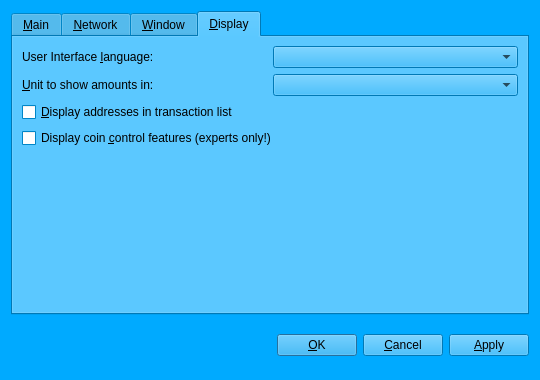
<?xml version="1.0" encoding="UTF-8"?>
<ui version="4.0">
 <class>OptionsDialog</class>
 <widget class="QDialog" name="OptionsDialog">
  <property name="geometry">
   <rect>
    <x>0</x>
    <y>0</y>
    <width>540</width>
    <height>380</height>
   </rect>
  </property>
  <property name="palette">
   <palette>
    <active>
     <colorrole role="WindowText">
      <brush brushstyle="SolidPattern">
       <color alpha="255">
        <red>0</red>
        <green>0</green>
        <blue>0</blue>
       </color>
      </brush>
     </colorrole>
     <colorrole role="Button">
      <brush brushstyle="SolidPattern">
       <color alpha="255">
        <red>0</red>
        <green>170</green>
        <blue>255</blue>
       </color>
      </brush>
     </colorrole>
     <colorrole role="Light">
      <brush brushstyle="SolidPattern">
       <color alpha="255">
        <red>127</red>
        <green>213</green>
        <blue>255</blue>
       </color>
      </brush>
     </colorrole>
     <colorrole role="Midlight">
      <brush brushstyle="SolidPattern">
       <color alpha="255">
        <red>63</red>
        <green>191</green>
        <blue>255</blue>
       </color>
      </brush>
     </colorrole>
     <colorrole role="Dark">
      <brush brushstyle="SolidPattern">
       <color alpha="255">
        <red>0</red>
        <green>85</green>
        <blue>127</blue>
       </color>
      </brush>
     </colorrole>
     <colorrole role="Mid">
      <brush brushstyle="SolidPattern">
       <color alpha="255">
        <red>0</red>
        <green>113</green>
        <blue>170</blue>
       </color>
      </brush>
     </colorrole>
     <colorrole role="Text">
      <brush brushstyle="SolidPattern">
       <color alpha="255">
        <red>0</red>
        <green>0</green>
        <blue>0</blue>
       </color>
      </brush>
     </colorrole>
     <colorrole role="BrightText">
      <brush brushstyle="SolidPattern">
       <color alpha="255">
        <red>255</red>
        <green>255</green>
        <blue>255</blue>
       </color>
      </brush>
     </colorrole>
     <colorrole role="ButtonText">
      <brush brushstyle="SolidPattern">
       <color alpha="255">
        <red>0</red>
        <green>0</green>
        <blue>0</blue>
       </color>
      </brush>
     </colorrole>
     <colorrole role="Base">
      <brush brushstyle="SolidPattern">
       <color alpha="255">
        <red>255</red>
        <green>255</green>
        <blue>255</blue>
       </color>
      </brush>
     </colorrole>
     <colorrole role="Window">
      <brush brushstyle="SolidPattern">
       <color alpha="255">
        <red>0</red>
        <green>170</green>
        <blue>255</blue>
       </color>
      </brush>
     </colorrole>
     <colorrole role="Shadow">
      <brush brushstyle="SolidPattern">
       <color alpha="255">
        <red>0</red>
        <green>0</green>
        <blue>0</blue>
       </color>
      </brush>
     </colorrole>
     <colorrole role="AlternateBase">
      <brush brushstyle="SolidPattern">
       <color alpha="255">
        <red>127</red>
        <green>212</green>
        <blue>255</blue>
       </color>
      </brush>
     </colorrole>
     <colorrole role="ToolTipBase">
      <brush brushstyle="SolidPattern">
       <color alpha="255">
        <red>255</red>
        <green>255</green>
        <blue>220</blue>
       </color>
      </brush>
     </colorrole>
     <colorrole role="ToolTipText">
      <brush brushstyle="SolidPattern">
       <color alpha="255">
        <red>0</red>
        <green>0</green>
        <blue>0</blue>
       </color>
      </brush>
     </colorrole>
    </active>
    <inactive>
     <colorrole role="WindowText">
      <brush brushstyle="SolidPattern">
       <color alpha="255">
        <red>0</red>
        <green>0</green>
        <blue>0</blue>
       </color>
      </brush>
     </colorrole>
     <colorrole role="Button">
      <brush brushstyle="SolidPattern">
       <color alpha="255">
        <red>0</red>
        <green>170</green>
        <blue>255</blue>
       </color>
      </brush>
     </colorrole>
     <colorrole role="Light">
      <brush brushstyle="SolidPattern">
       <color alpha="255">
        <red>127</red>
        <green>213</green>
        <blue>255</blue>
       </color>
      </brush>
     </colorrole>
     <colorrole role="Midlight">
      <brush brushstyle="SolidPattern">
       <color alpha="255">
        <red>63</red>
        <green>191</green>
        <blue>255</blue>
       </color>
      </brush>
     </colorrole>
     <colorrole role="Dark">
      <brush brushstyle="SolidPattern">
       <color alpha="255">
        <red>0</red>
        <green>85</green>
        <blue>127</blue>
       </color>
      </brush>
     </colorrole>
     <colorrole role="Mid">
      <brush brushstyle="SolidPattern">
       <color alpha="255">
        <red>0</red>
        <green>113</green>
        <blue>170</blue>
       </color>
      </brush>
     </colorrole>
     <colorrole role="Text">
      <brush brushstyle="SolidPattern">
       <color alpha="255">
        <red>0</red>
        <green>0</green>
        <blue>0</blue>
       </color>
      </brush>
     </colorrole>
     <colorrole role="BrightText">
      <brush brushstyle="SolidPattern">
       <color alpha="255">
        <red>255</red>
        <green>255</green>
        <blue>255</blue>
       </color>
      </brush>
     </colorrole>
     <colorrole role="ButtonText">
      <brush brushstyle="SolidPattern">
       <color alpha="255">
        <red>0</red>
        <green>0</green>
        <blue>0</blue>
       </color>
      </brush>
     </colorrole>
     <colorrole role="Base">
      <brush brushstyle="SolidPattern">
       <color alpha="255">
        <red>255</red>
        <green>255</green>
        <blue>255</blue>
       </color>
      </brush>
     </colorrole>
     <colorrole role="Window">
      <brush brushstyle="SolidPattern">
       <color alpha="255">
        <red>0</red>
        <green>170</green>
        <blue>255</blue>
       </color>
      </brush>
     </colorrole>
     <colorrole role="Shadow">
      <brush brushstyle="SolidPattern">
       <color alpha="255">
        <red>0</red>
        <green>0</green>
        <blue>0</blue>
       </color>
      </brush>
     </colorrole>
     <colorrole role="AlternateBase">
      <brush brushstyle="SolidPattern">
       <color alpha="255">
        <red>127</red>
        <green>212</green>
        <blue>255</blue>
       </color>
      </brush>
     </colorrole>
     <colorrole role="ToolTipBase">
      <brush brushstyle="SolidPattern">
       <color alpha="255">
        <red>255</red>
        <green>255</green>
        <blue>220</blue>
       </color>
      </brush>
     </colorrole>
     <colorrole role="ToolTipText">
      <brush brushstyle="SolidPattern">
       <color alpha="255">
        <red>0</red>
        <green>0</green>
        <blue>0</blue>
       </color>
      </brush>
     </colorrole>
    </inactive>
    <disabled>
     <colorrole role="WindowText">
      <brush brushstyle="SolidPattern">
       <color alpha="255">
        <red>0</red>
        <green>85</green>
        <blue>127</blue>
       </color>
      </brush>
     </colorrole>
     <colorrole role="Button">
      <brush brushstyle="SolidPattern">
       <color alpha="255">
        <red>0</red>
        <green>170</green>
        <blue>255</blue>
       </color>
      </brush>
     </colorrole>
     <colorrole role="Light">
      <brush brushstyle="SolidPattern">
       <color alpha="255">
        <red>127</red>
        <green>213</green>
        <blue>255</blue>
       </color>
      </brush>
     </colorrole>
     <colorrole role="Midlight">
      <brush brushstyle="SolidPattern">
       <color alpha="255">
        <red>63</red>
        <green>191</green>
        <blue>255</blue>
       </color>
      </brush>
     </colorrole>
     <colorrole role="Dark">
      <brush brushstyle="SolidPattern">
       <color alpha="255">
        <red>0</red>
        <green>85</green>
        <blue>127</blue>
       </color>
      </brush>
     </colorrole>
     <colorrole role="Mid">
      <brush brushstyle="SolidPattern">
       <color alpha="255">
        <red>0</red>
        <green>113</green>
        <blue>170</blue>
       </color>
      </brush>
     </colorrole>
     <colorrole role="Text">
      <brush brushstyle="SolidPattern">
       <color alpha="255">
        <red>0</red>
        <green>85</green>
        <blue>127</blue>
       </color>
      </brush>
     </colorrole>
     <colorrole role="BrightText">
      <brush brushstyle="SolidPattern">
       <color alpha="255">
        <red>255</red>
        <green>255</green>
        <blue>255</blue>
       </color>
      </brush>
     </colorrole>
     <colorrole role="ButtonText">
      <brush brushstyle="SolidPattern">
       <color alpha="255">
        <red>0</red>
        <green>85</green>
        <blue>127</blue>
       </color>
      </brush>
     </colorrole>
     <colorrole role="Base">
      <brush brushstyle="SolidPattern">
       <color alpha="255">
        <red>0</red>
        <green>170</green>
        <blue>255</blue>
       </color>
      </brush>
     </colorrole>
     <colorrole role="Window">
      <brush brushstyle="SolidPattern">
       <color alpha="255">
        <red>0</red>
        <green>170</green>
        <blue>255</blue>
       </color>
      </brush>
     </colorrole>
     <colorrole role="Shadow">
      <brush brushstyle="SolidPattern">
       <color alpha="255">
        <red>0</red>
        <green>0</green>
        <blue>0</blue>
       </color>
      </brush>
     </colorrole>
     <colorrole role="AlternateBase">
      <brush brushstyle="SolidPattern">
       <color alpha="255">
        <red>0</red>
        <green>170</green>
        <blue>255</blue>
       </color>
      </brush>
     </colorrole>
     <colorrole role="ToolTipBase">
      <brush brushstyle="SolidPattern">
       <color alpha="255">
        <red>255</red>
        <green>255</green>
        <blue>220</blue>
       </color>
      </brush>
     </colorrole>
     <colorrole role="ToolTipText">
      <brush brushstyle="SolidPattern">
       <color alpha="255">
        <red>0</red>
        <green>0</green>
        <blue>0</blue>
       </color>
      </brush>
     </colorrole>
    </disabled>
   </palette>
  </property>
  <property name="windowTitle">
   <string>Options</string>
  </property>
  <property name="modal">
   <bool>true</bool>
  </property>
  <layout class="QVBoxLayout" name="verticalLayout">
   <item>
    <widget class="QTabWidget" name="tabWidget">
     <property name="tabPosition">
      <enum>QTabWidget::North</enum>
     </property>
     <property name="currentIndex">
      <number>3</number>
     </property>
     <widget class="QWidget" name="tabMain">
      <attribute name="title">
       <string>&amp;Main</string>
      </attribute>
      <layout class="QVBoxLayout" name="verticalLayout_Main">
       <item>
        <widget class="QLabel" name="transactionFeeInfoLabel">
         <property name="text">
          <string>Optional transaction fee per kB that helps make sure your transactions are processed quickly. Most transactions are 1 kB.</string>
         </property>
         <property name="textFormat">
          <enum>Qt::PlainText</enum>
         </property>
         <property name="wordWrap">
          <bool>true</bool>
         </property>
        </widget>
       </item>
       <item>
        <layout class="QHBoxLayout" name="horizontalLayout_1_Main">
         <item>
          <widget class="QLabel" name="transactionFeeLabel">
           <property name="text">
            <string>Pay transaction &amp;fee</string>
           </property>
           <property name="textFormat">
            <enum>Qt::PlainText</enum>
           </property>
           <property name="buddy">
            <cstring>transactionFee</cstring>
           </property>
          </widget>
         </item>
         <item>
          <widget class="BitcoinAmountField" name="transactionFee"/>
         </item>
         <item>
          <spacer name="horizontalSpacer_1_Main">
           <property name="orientation">
            <enum>Qt::Horizontal</enum>
           </property>
           <property name="sizeHint" stdset="0">
            <size>
             <width>40</width>
             <height>20</height>
            </size>
           </property>
          </spacer>
         </item>
        </layout>
       </item>
       <item>
        <widget class="QCheckBox" name="bitcoinAtStartup">
         <property name="toolTip">
          <string>Automatically start Espers after logging in to the system.</string>
         </property>
         <property name="text">
          <string>&amp;Start Espers on system login</string>
         </property>
        </widget>
       </item>
       <item>
        <spacer name="verticalSpacer_Main">
         <property name="orientation">
          <enum>Qt::Vertical</enum>
         </property>
         <property name="sizeHint" stdset="0">
          <size>
           <width>20</width>
           <height>40</height>
          </size>
         </property>
        </spacer>
       </item>
       <item>
        <layout class="QHBoxLayout" name="horizontalLayout_2_Main">
         <item>
          <spacer name="horizontalSpacer_2_Main">
           <property name="orientation">
            <enum>Qt::Horizontal</enum>
           </property>
           <property name="sizeHint" stdset="0">
            <size>
             <width>40</width>
             <height>20</height>
            </size>
           </property>
          </spacer>
         </item>
         <item>
          <widget class="QPushButton" name="resetButton">
           <property name="toolTip">
            <string>Reset all client options to default.</string>
           </property>
           <property name="text">
            <string>&amp;Reset Options</string>
           </property>
           <property name="autoDefault">
            <bool>false</bool>
           </property>
          </widget>
         </item>
        </layout>
       </item>
      </layout>
     </widget>
     <widget class="QWidget" name="tabNetwork">
      <attribute name="title">
       <string>&amp;Network</string>
      </attribute>
      <layout class="QVBoxLayout" name="verticalLayout_Network">
       <item>
        <widget class="QCheckBox" name="mapPortUpnp">
         <property name="toolTip">
          <string>&lt;html&gt;&lt;head/&gt;&lt;body&gt;&lt;p&gt;Automatically open the Espers client port on the router. This only works when your router supports UPnP and it is enabled.&lt;/p&gt;&lt;/body&gt;&lt;/html&gt;</string>
         </property>
         <property name="text">
          <string>Map port using &amp;UPnP</string>
         </property>
        </widget>
       </item>
       <item>
        <widget class="QCheckBox" name="connectSocks">
         <property name="toolTip">
          <string>Connect to the Espers network through a SOCKS proxy (e.g. when connecting through Tor).</string>
         </property>
         <property name="text">
          <string>&amp;Connect through SOCKS proxy:</string>
         </property>
        </widget>
       </item>
       <item>
        <layout class="QHBoxLayout" name="horizontalLayout_Network">
         <item>
          <widget class="QLabel" name="proxyIpLabel">
           <property name="text">
            <string>Proxy &amp;IP:</string>
           </property>
           <property name="textFormat">
            <enum>Qt::PlainText</enum>
           </property>
           <property name="buddy">
            <cstring>proxyIp</cstring>
           </property>
          </widget>
         </item>
         <item>
          <widget class="QValidatedLineEdit" name="proxyIp">
           <property name="maximumSize">
            <size>
             <width>140</width>
             <height>16777215</height>
            </size>
           </property>
           <property name="toolTip">
            <string>IP address of the proxy (e.g. 127.0.0.1)</string>
           </property>
          </widget>
         </item>
         <item>
          <widget class="QLabel" name="proxyPortLabel">
           <property name="text">
            <string>&amp;Port:</string>
           </property>
           <property name="textFormat">
            <enum>Qt::PlainText</enum>
           </property>
           <property name="buddy">
            <cstring>proxyPort</cstring>
           </property>
          </widget>
         </item>
         <item>
          <widget class="QLineEdit" name="proxyPort">
           <property name="maximumSize">
            <size>
             <width>55</width>
             <height>16777215</height>
            </size>
           </property>
           <property name="toolTip">
            <string>Port of the proxy (e.g. 9050)</string>
           </property>
          </widget>
         </item>
         <item>
          <widget class="QLabel" name="socksVersionLabel">
           <property name="text">
            <string>SOCKS &amp;Version:</string>
           </property>
           <property name="textFormat">
            <enum>Qt::PlainText</enum>
           </property>
           <property name="buddy">
            <cstring>socksVersion</cstring>
           </property>
          </widget>
         </item>
         <item>
          <widget class="QValueComboBox" name="socksVersion">
           <property name="toolTip">
            <string>SOCKS version of the proxy (e.g. 5)</string>
           </property>
          </widget>
         </item>
         <item>
          <spacer name="horizontalSpacer_Network">
           <property name="orientation">
            <enum>Qt::Horizontal</enum>
           </property>
           <property name="sizeHint" stdset="0">
            <size>
             <width>40</width>
             <height>20</height>
            </size>
           </property>
          </spacer>
         </item>
        </layout>
       </item>
       <item>
        <spacer name="verticalSpacer_Network">
         <property name="orientation">
          <enum>Qt::Vertical</enum>
         </property>
         <property name="sizeHint" stdset="0">
          <size>
           <width>20</width>
           <height>40</height>
          </size>
         </property>
        </spacer>
       </item>
      </layout>
     </widget>
     <widget class="QWidget" name="tabWindow">
      <attribute name="title">
       <string>&amp;Window</string>
      </attribute>
      <layout class="QVBoxLayout" name="verticalLayout_Window">
       <item>
        <widget class="QCheckBox" name="minimizeToTray">
         <property name="toolTip">
          <string>Show only a tray icon after minimizing the window.</string>
         </property>
         <property name="text">
          <string>&amp;Minimize to the tray instead of the taskbar</string>
         </property>
        </widget>
       </item>
       <item>
        <widget class="QCheckBox" name="minimizeOnClose">
         <property name="toolTip">
          <string>Minimize instead of exit the application when the window is closed. When this option is enabled, the application will be closed only after selecting Quit in the menu.</string>
         </property>
         <property name="text">
          <string>M&amp;inimize on close</string>
         </property>
        </widget>
       </item>
       <item>
        <spacer name="verticalSpacer_Window">
         <property name="orientation">
          <enum>Qt::Vertical</enum>
         </property>
         <property name="sizeHint" stdset="0">
          <size>
           <width>20</width>
           <height>40</height>
          </size>
         </property>
        </spacer>
       </item>
      </layout>
     </widget>
     <widget class="QWidget" name="tabDisplay">
      <attribute name="title">
       <string>&amp;Display</string>
      </attribute>
      <layout class="QVBoxLayout" name="verticalLayout_Display">
       <item>
        <layout class="QHBoxLayout" name="horizontalLayout_1_Display">
         <item>
          <widget class="QLabel" name="langLabel">
           <property name="text">
            <string>User Interface &amp;language:</string>
           </property>
           <property name="textFormat">
            <enum>Qt::PlainText</enum>
           </property>
           <property name="buddy">
            <cstring>lang</cstring>
           </property>
          </widget>
         </item>
         <item>
          <widget class="QValueComboBox" name="lang">
           <property name="toolTip">
            <string>&lt;html&gt;&lt;head/&gt;&lt;body&gt;&lt;p&gt;The user interface language can be set here. This setting will take effect after restarting Espers.&lt;/p&gt;&lt;/body&gt;&lt;/html&gt;</string>
           </property>
          </widget>
         </item>
        </layout>
       </item>
       <item>
        <layout class="QHBoxLayout" name="horizontalLayout_2_Display">
         <item>
          <widget class="QLabel" name="unitLabel">
           <property name="text">
            <string>&amp;Unit to show amounts in:</string>
           </property>
           <property name="textFormat">
            <enum>Qt::PlainText</enum>
           </property>
           <property name="buddy">
            <cstring>unit</cstring>
           </property>
          </widget>
         </item>
         <item>
          <widget class="QValueComboBox" name="unit">
           <property name="toolTip">
            <string>Choose the default subdivision unit to show in the interface and when sending coins.</string>
           </property>
          </widget>
         </item>
        </layout>
       </item>
       <item>
        <widget class="QCheckBox" name="displayAddresses">
         <property name="toolTip">
          <string>&lt;html&gt;&lt;head/&gt;&lt;body&gt;&lt;p&gt;Whether to show Espers addresses in the transaction list or not.&lt;/p&gt;&lt;/body&gt;&lt;/html&gt;</string>
         </property>
         <property name="text">
          <string>&amp;Display addresses in transaction list</string>
         </property>
        </widget>
       </item>
       <item>
        <widget class="QCheckBox" name="coinControlFeatures">
         <property name="toolTip">
          <string>Whether to show coin control features or not.</string>
         </property>
         <property name="text">
          <string>Display coin &amp;control features (experts only!)</string>
         </property>
        </widget>
       </item>
       <item>
        <spacer name="verticalSpacer_Display">
         <property name="orientation">
          <enum>Qt::Vertical</enum>
         </property>
         <property name="sizeHint" stdset="0">
          <size>
           <width>20</width>
           <height>40</height>
          </size>
         </property>
        </spacer>
       </item>
      </layout>
     </widget>
    </widget>
   </item>
   <item>
    <layout class="QHBoxLayout" name="horizontalLayout_Buttons">
     <item>
      <spacer name="horizontalSpacer_1">
       <property name="orientation">
        <enum>Qt::Horizontal</enum>
       </property>
       <property name="sizeHint" stdset="0">
        <size>
         <width>40</width>
         <height>48</height>
        </size>
       </property>
      </spacer>
     </item>
     <item>
      <widget class="QLabel" name="statusLabel">
       <property name="font">
        <font>
         <weight>75</weight>
         <bold>true</bold>
        </font>
       </property>
       <property name="text">
        <string/>
       </property>
       <property name="textFormat">
        <enum>Qt::PlainText</enum>
       </property>
       <property name="wordWrap">
        <bool>true</bool>
       </property>
      </widget>
     </item>
     <item>
      <spacer name="horizontalSpacer_2">
       <property name="orientation">
        <enum>Qt::Horizontal</enum>
       </property>
       <property name="sizeHint" stdset="0">
        <size>
         <width>40</width>
         <height>48</height>
        </size>
       </property>
      </spacer>
     </item>
     <item>
      <widget class="QPushButton" name="okButton">
       <property name="text">
        <string>&amp;OK</string>
       </property>
      </widget>
     </item>
     <item>
      <widget class="QPushButton" name="cancelButton">
       <property name="text">
        <string>&amp;Cancel</string>
       </property>
       <property name="autoDefault">
        <bool>false</bool>
       </property>
      </widget>
     </item>
     <item>
      <widget class="QPushButton" name="applyButton">
       <property name="text">
        <string>&amp;Apply</string>
       </property>
       <property name="autoDefault">
        <bool>false</bool>
       </property>
      </widget>
     </item>
    </layout>
   </item>
  </layout>
 </widget>
 <customwidgets>
  <customwidget>
   <class>BitcoinAmountField</class>
   <extends>QSpinBox</extends>
   <header>bitcoinamountfield.h</header>
  </customwidget>
  <customwidget>
   <class>QValueComboBox</class>
   <extends>QComboBox</extends>
   <header>qvaluecombobox.h</header>
  </customwidget>
  <customwidget>
   <class>QValidatedLineEdit</class>
   <extends>QLineEdit</extends>
   <header>qvalidatedlineedit.h</header>
  </customwidget>
 </customwidgets>
 <resources/>
 <connections/>
</ui>
